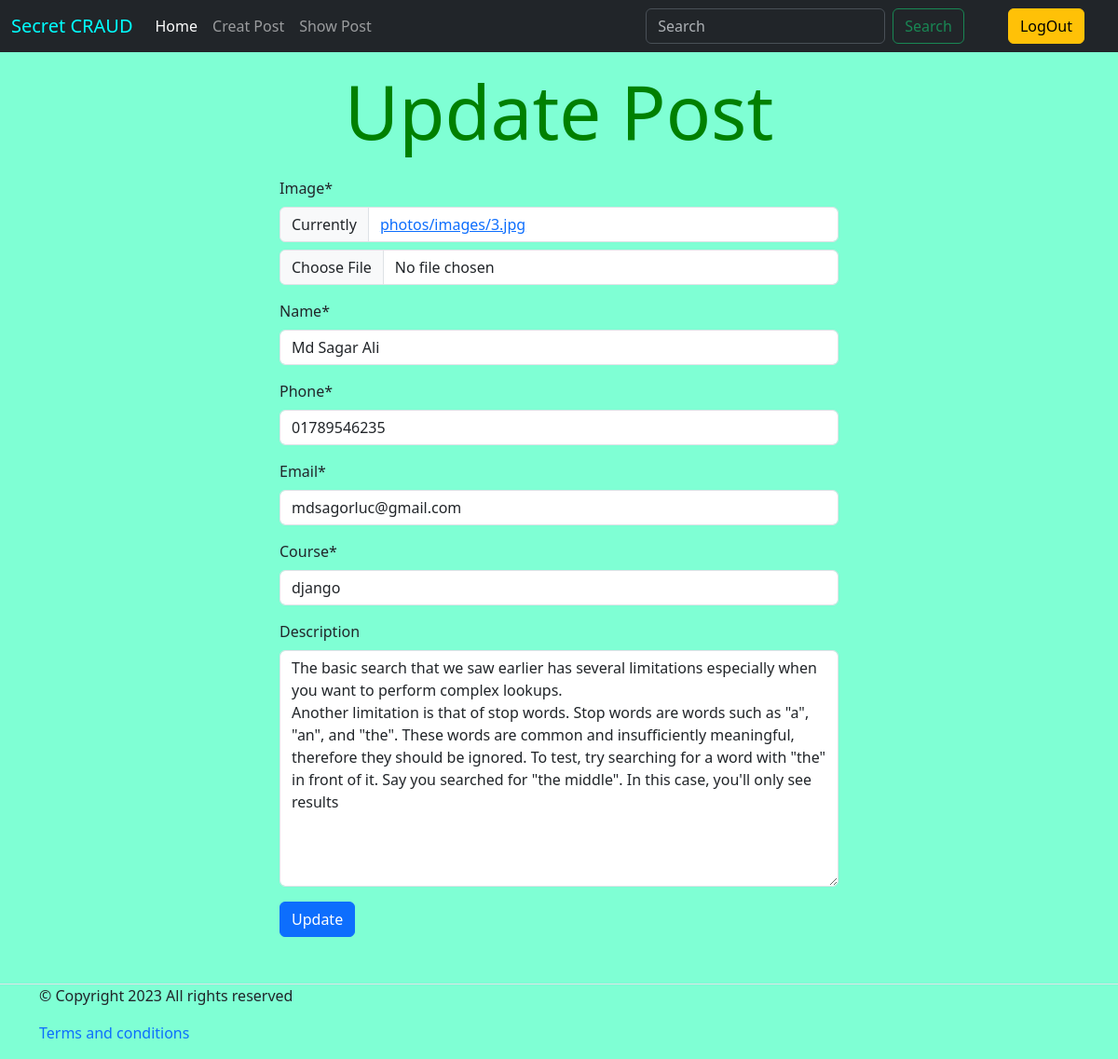
The page /update/7/ (signed in) on the database its author committed.
### crud_app/models.py (models this page shows, shortened)
class CrudModel(models.Model):
    id = models.AutoField(primary_key=True, unique= True)
    name = models.CharField(max_length= 50)
    phone = models.CharField(max_length= 14)
    email = models.EmailField(max_length= 50)
    course = models.CharField(max_length= 50)
    image = models.ImageField(upload_to= 'photos/images', null=True, default='photos/images/photo.jpg')
    description = models.TextField(max_length= 500, blank= True)
    created_date = models.DateTimeField(auto_now_add= True)
    modify_date = models.DateTimeField(auto_now= True)
    class Meta:
        verbose_name = 'Crud'
        verbose_name_plural = "CRUD'S"

### crud_app/views.py (the view)
# urls.py: path('update/<int:id>/', update_crud, name='update_crud'),
@login_required
def update_crud(request, id):
    get_id = CrudModel.objects.get(pk = id)
    get_ins = Update(instance= get_id)
    if request.method == 'POST':
        form = Update(request.POST, request.FILES, instance= get_id)
        if form.is_valid():
            form.save()
            messages.success(request, 'Your data is updated')
            return redirect('show_crud')
    return render(request, 'update_crud.html', {'forms': get_ins})

### crud_app/forms.py
class Update(forms.ModelForm):
    class Meta:
        model = CrudModel
        fields = ['image', 'name', 'phone', 'email', 'course', 'description']

### crud_app/templates/update_crud.html (shortened to what this page needs)
{% extends 'base.html' %}
{% load static %}
{% block join_css %}
<link rel="stylesheet" href="{% static 'css/update_post.css' %}">
{% endblock join_css %}
{% block body %}
    <h1 style="text-align: center; padding: 15px; color: green; font-size: 80px">Update Post</h1>
    {% load crispy_forms_tags %}
    <div style="width: 50%; margin: auto;">
        <form method= 'POST' style="margin-bottom: 50px;" enctype="multipart/form-data">
            {{forms|crispy}}
            <input class="btn btn-primary" type="submit" value="Update">
        </form>
    </div>
{% endblock body %}

### crud_app/static/css/update_post.css (style rules this page uses)
body { background: aquamarine; }

### rows shown on the page
CrudModel: name "Md Sagar Ali", phone "01789546235", email "mdsagorluc@gmail.com", course "django", description "The basic search that we saw earlier has several limitations especially when you want to perform complex lookups. Another limitation is that of stop words. Stop words are words such as \"a\", \"an\", and \"the\". These words are common and insufficiently meaningful, therefore they should be ignored. To test, try searching for a word with \"the\" in front of it. Say you searched for \"the middle\". In this case, you'll only see results"
